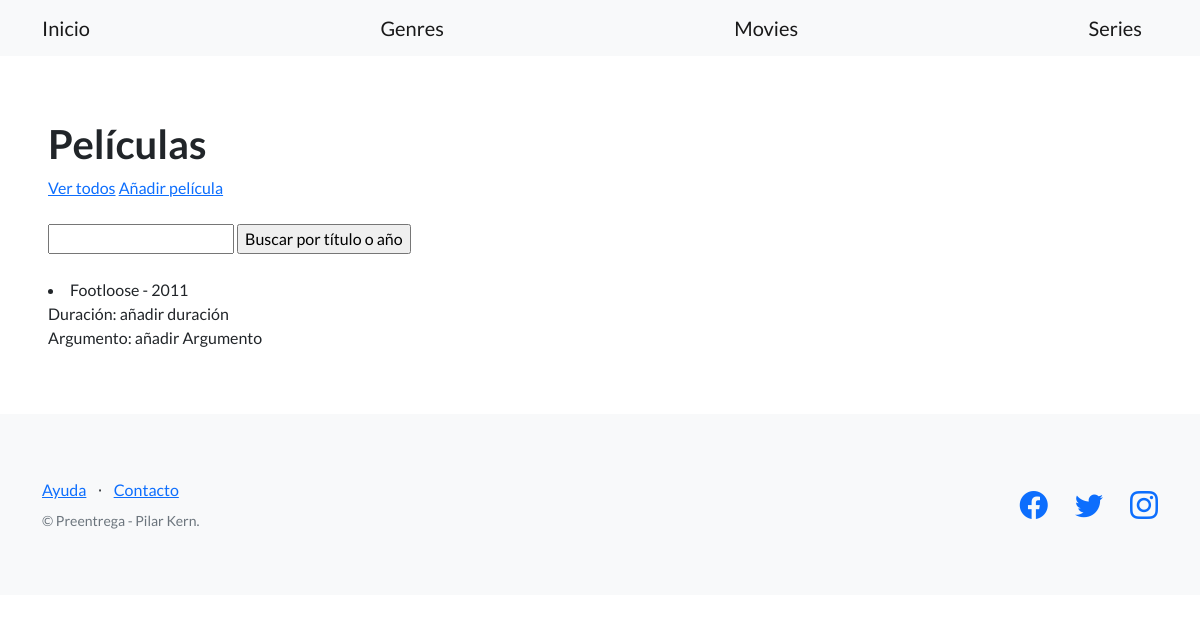
The page /entretenimiento/movies/ on the database as committed earlier.
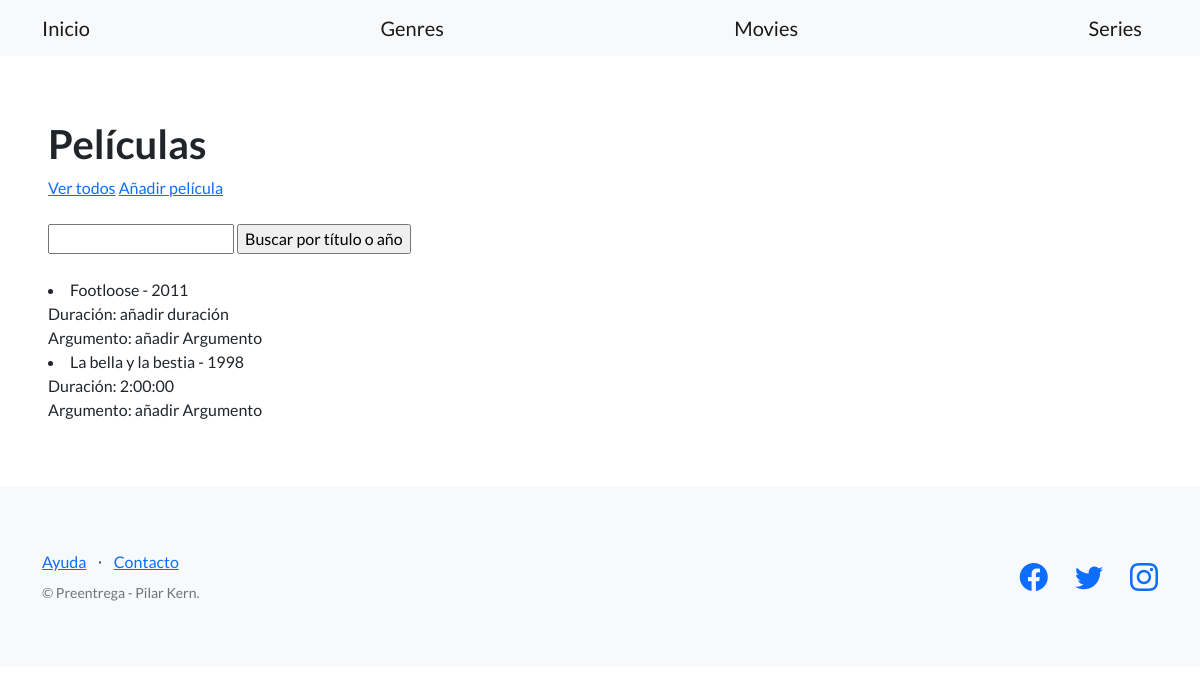
The same page on the database as committed later.
### control_blog/models.py (models this page shows, shortened)
class Movie(models.Model):
    title = models.CharField(max_length=256)
    length = models.DurationField(blank=True, null=True)
    release_year = models.IntegerField()
    plot = models.TextField(blank=True, null=True)

### control_blog/views.py (the view)
# urls.py: path('movies/', list_movies, name='movies_list'),
def list_movies(request):
    contexto = {'movies': Movie.objects.all()}
    http_response = render(
        request=request,
        template_name='control_blog/movies_list.html',
        context=contexto
    )
    return http_response

### control_blog/templates/control_blog/movies_list.html (shortened to what this page needs)
{% extends 'base.html' %}
{% block contenido %}
    <h1>Películas</h1>
    <a href="{% url 'movies_list' %}">Ver todos</a>
    <a href="{% url 'new_movie' %}">Añadir película</a>
    <br><br>
    <form action="{% url 'search_movies' %}" method="post">
        <input type="text" name="busqueda">
        <input type="submit" value="Buscar por título o año">
      </form>
      <br>
    {% for movie in movies %}
  <li>
    {{ movie.title }} - {{movie.release_year}}<br>
    {% if movie.length == none %}
    Duración: añadir duración
    {% else %}
    Duración: {{movie.length}}
    {% endif %}
    <br>
    {% if movie.plot == '' %}
    Argumento: añadir Argumento
    {% else %}
    Argumento: {{movie.plot}}
    {% endif %}
  </li>
{% endfor %}
{% endblock contenido %}

Rows that differ between the two databases and show on the page:
added Movie: title "La bella y la bestia", release_year "1998", length "2:00:00", plot "Argumento: añadir Argumento"
